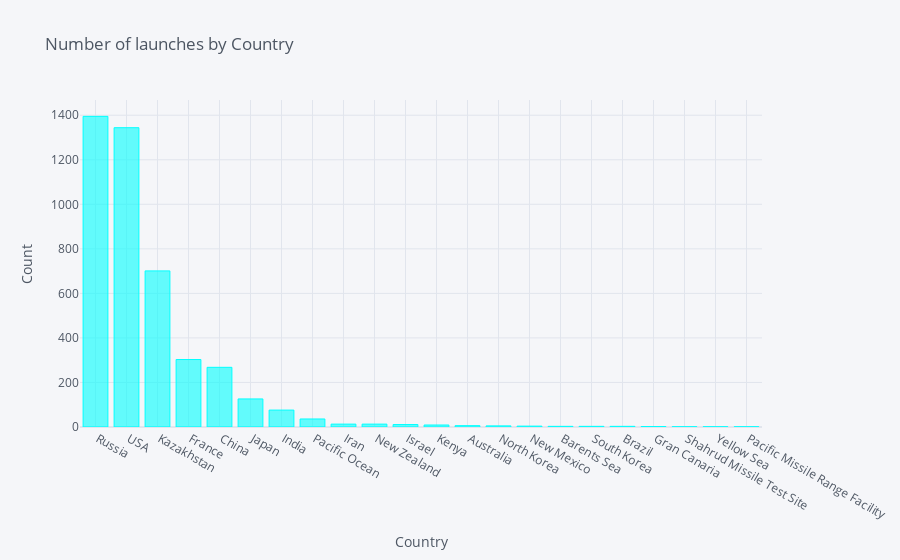

The cell this chart's notebook holds for it:
### Code cell
temp = df["Country"].value_counts()
temp.iplot(kind='bar', xTitle = 'Country', yTitle = "Count", title = 'Number of launches by Country', color = 'cyan')

### Figure 1 — Plotly figure (JSON) as saved in the notebook; plotly's stock layout.template omitted (floating-point values rounded to 4 significant figures)
{"data": [{"marker": {"color": "rgba(0, 255, 255, 0.6)", "line": {"color": "rgba(0, 255, 255, 1.0)", "width": 1}}, "name": "Country", "orientation": "v", "text": "", "type": "bar", "x": [" Russia", " USA", " Kazakhstan", " France", " China", " Japan", " India", " Pacific Ocean", " Iran", " New Zealand", " Israel", " Kenya", " Australia", " North Korea", " New Mexico", " Barents Sea", " South Korea", " Brazil", " Gran Canaria", " Shahrud Missile Test Site", " Yellow Sea", " Pacific Missile Range Facility"], "y": [1395, 1344, 701, 303, 268, 126, 76, 36, 13, 13, 11, 9, 6, 5, 4, 3, 3, 3, 2, 1, 1, 1]}], "layout": {"legend": {"bgcolor": "#F5F6F9", "font": {"color": "#4D5663"}}, "paper_bgcolor": "#F5F6F9", "plot_bgcolor": "#F5F6F9", "title": {"font": {"color": "#4D5663"}, "text": "Number of launches by Country"}, "xaxis": {"gridcolor": "#E1E5ED", "showgrid": true, "tickfont": {"color": "#4D5663"}, "title": {"font": {"color": "#4D5663"}, "text": "Country"}, "zerolinecolor": "#E1E5ED"}, "yaxis": {"gridcolor": "#E1E5ED", "showgrid": true, "tickfont": {"color": "#4D5663"}, "title": {"font": {"color": "#4D5663"}, "text": "Count"}, "zerolinecolor": "#E1E5ED"}}}
